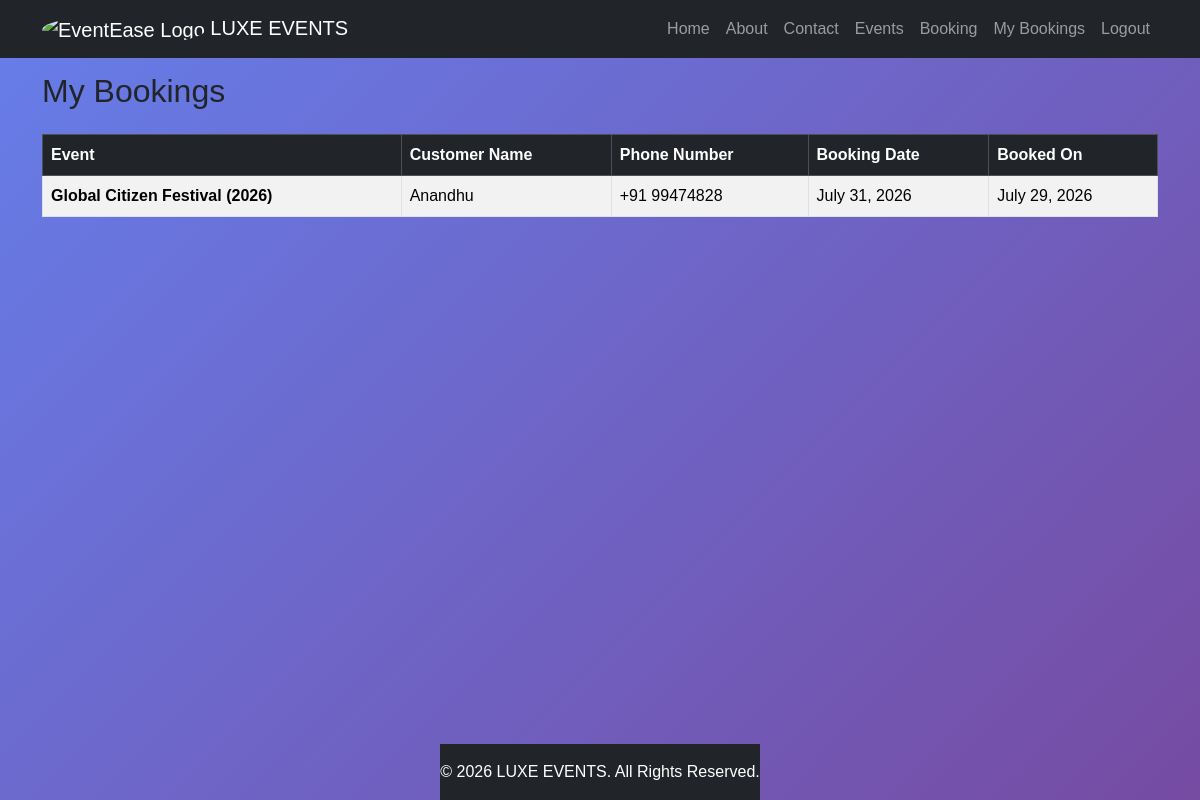
The app's page /my-bookings/ (signed in) with its own data.
### eventapp/models.py (models this page shows, shortened)
class Booking(models.Model):
    user = models.ForeignKey(User,on_delete=models.CASCADE,null=True,blank=True)
    customer_name=models.CharField(max_length=55)
    phone_number=models.CharField(max_length=12)
    event=models.ForeignKey(Event,on_delete=models.CASCADE)
    booking_date=models.DateField()
    booked_on=models.DateField(auto_now=True)

class Event(models.Model):
    img=models.ImageField(upload_to='pic')
    name=models.CharField(max_length=50)
    description=models.TextField()
    location=models.CharField(max_length=100)
    event_date=models.DateField()
    event_time=models.TimeField()

### eventapp/views.py (the view)
# urls.py: path('my-bookings/', views.my_bookings, name='my_bookings'),
@login_required(login_url='login')
def my_bookings(request):
    bookings = Booking.objects.filter(user=request.user)
    return render(request, 'my_bookings.html', {
        'bookings': bookings
    })

### templates/my_bookings.html
{% extends 'base.html' %}
{% block content %}
<div class="container mt-4">
    <h2>My Bookings</h2>
    <div class="table-responsive">
        <table class="table table-striped table-bordered mt-3">
            <thead class="table-dark">
                <tr>
                    <th>Event</th>
                    <th>Customer Name</th>
                    <th>Phone Number</th>
                    <th>Booking Date</th>
                    <th>Booked On</th>
                </tr>
            </thead>
            <tbody>
                {% for booking in bookings %}
                <tr>
                    <td><strong>{{ booking.event.name }}</strong></td>
                    <td>{{ booking.customer_name }}</td>
                    <td>{{ booking.phone_number }}</td>
                    <td>{{ booking.booking_date|date:"F d, Y" }}</td>
                    <td>{{ booking.booked_on|date:"F d, Y" }}</td>
                </tr>
                {% empty %}
                <tr>
                    <td colspan="5" class="text-center text-muted">No bookings found.</td>
                </tr>
                {% endfor %}
            </tbody>
        </table>
    </div>
</div>
{% endblock %}

### static/css/style.css (style rules this page uses)
body { background: linear-gradient(135deg,#667eea,#764ba2); min-height:100vh; display:flex; justify-content:center; align-items:center; font-family:Arial, Helvetica, sans-serif; }

### records on screen
Booking: event.name "Global Citizen Festival (2026)", customer_name "Anandhu", phone_number "+91 99474828", booking_date "July 31, 2026", booked_on "July 29, 2026"
